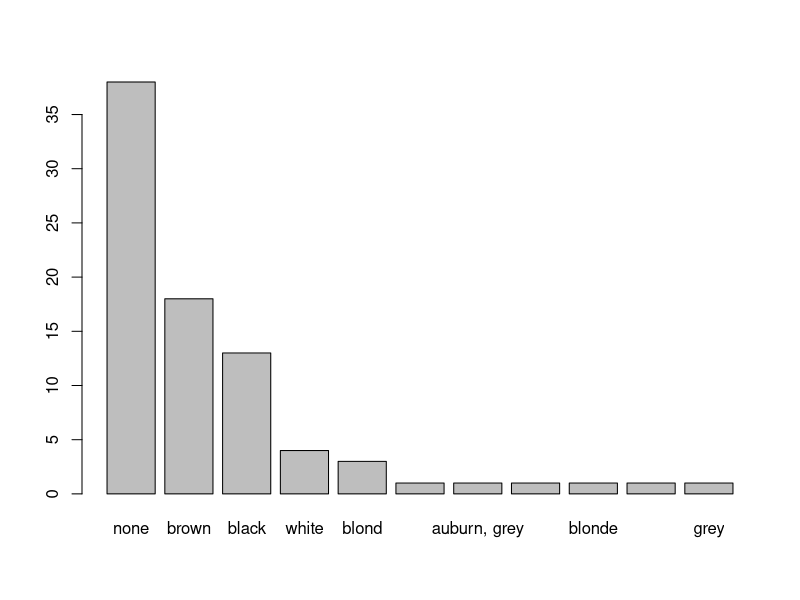
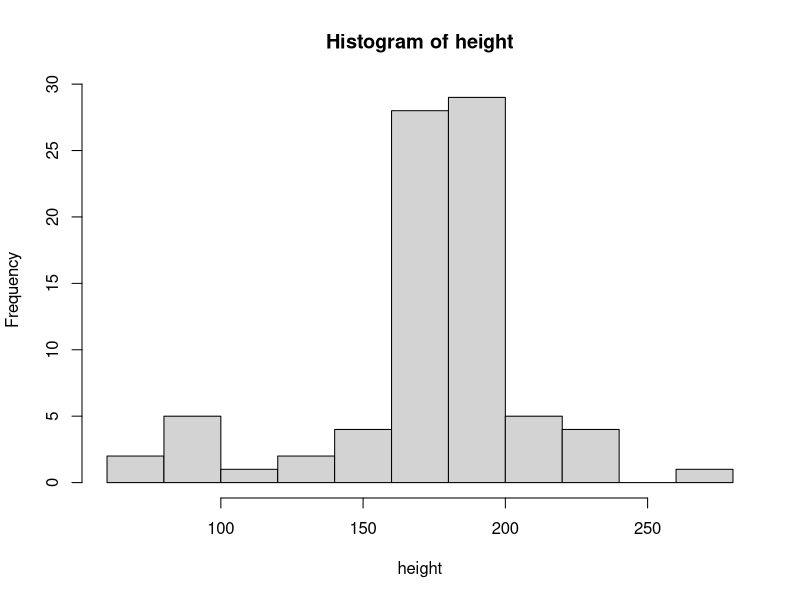
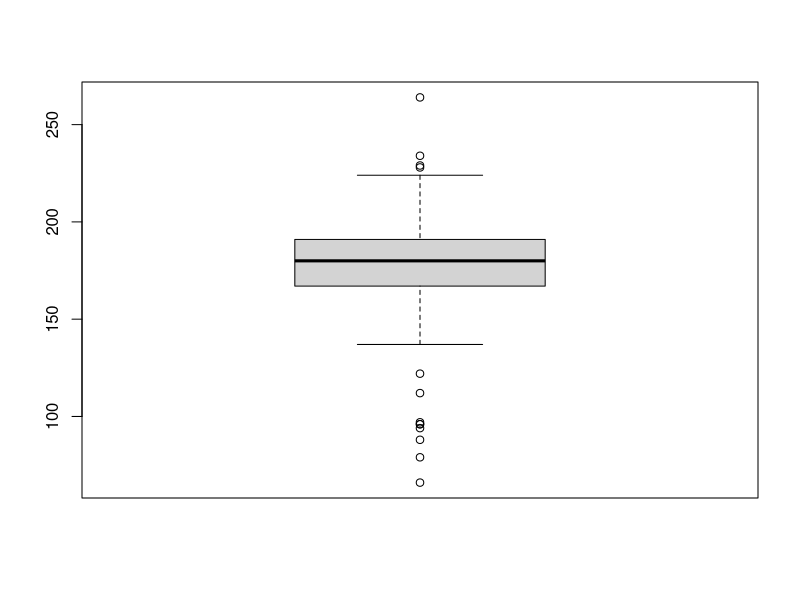

R code for these plots, in order:
library(tidyverse)
data()
?starwars
dim(starwars)
str(starwars)
glimpse(starwars)
View(starwars)
head(starwars)

attach(starwars)
names(starwars)
starwars$sex
length(starwars)
length(hair_color)

#View(sort(table(hair_color),decreasing=TRUE))
barplot(sort(table(hair_color),decreasing=TRUE))
starwars %>%
  select(hair_color) %>%
  count(hair_color) %>%
  arrange(desc(n)) %>%
  view()

view(starwars[is.na(hair_color),])  
is.na(hair_color)
summary(height)
hist(height)
boxplot(height)
